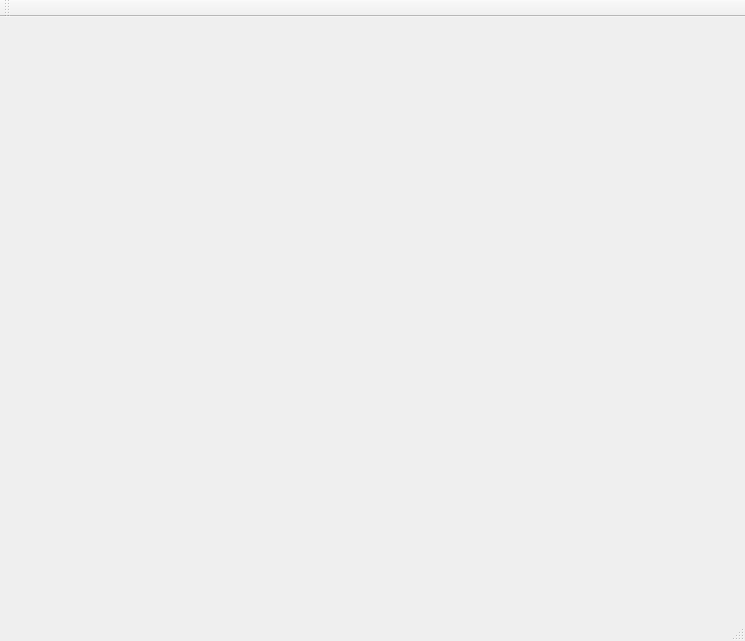
<?xml version="1.0" encoding="UTF-8"?>
<ui version="4.0">
 <class>MainWindow</class>
 <widget class="QMainWindow" name="MainWindow">
  <property name="geometry">
   <rect>
    <x>0</x>
    <y>0</y>
    <width>745</width>
    <height>641</height>
   </rect>
  </property>
  <property name="windowTitle">
   <string>MainWindow</string>
  </property>
  <widget class="QWidget" name="centralWidget">
   <widget class="QGLESWIDGET" name="widget" native="true">
    <property name="geometry">
     <rect>
      <x>10</x>
      <y>10</y>
      <width>600</width>
      <height>600</height>
     </rect>
    </property>
   </widget>
  </widget>
  <widget class="QMenuBar" name="menuBar">
   <property name="geometry">
    <rect>
     <x>0</x>
     <y>0</y>
     <width>745</width>
     <height>25</height>
    </rect>
   </property>
  </widget>
  <widget class="QToolBar" name="mainToolBar">
   <attribute name="toolBarArea">
    <enum>TopToolBarArea</enum>
   </attribute>
   <attribute name="toolBarBreak">
    <bool>false</bool>
   </attribute>
  </widget>
  <widget class="QStatusBar" name="statusBar"/>
 </widget>
 <layoutdefault spacing="6" margin="11"/>
 <customwidgets>
  <customwidget>
   <class>QGLESWIDGET</class>
   <extends>QWidget</extends>
   <header>qgleswidget.h</header>
   <container>1</container>
  </customwidget>
 </customwidgets>
 <resources/>
 <connections/>
</ui>
